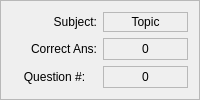
            <widget class="QFrame" name="frame_57">
             <property name="frameShape">
              <enum>QFrame::StyledPanel</enum>
             </property>
             <property name="frameShadow">
              <enum>QFrame::Raised</enum>
             </property>
             <layout class="QGridLayout" name="gridLayout_47">
              <item row="0" column="1">
               <widget class="QLabel" name="run_current_topic">
                <property name="maximumSize">
                 <size>
                  <width>107</width>
                  <height>20</height>
                 </size>
                </property>
                <property name="frameShape">
                 <enum>QFrame::StyledPanel</enum>
                </property>
                <property name="text">
                 <string>Topic</string>
                </property>
                <property name="alignment">
                 <set>Qt::AlignCenter</set>
                </property>
               </widget>
              </item>
              <item row="1" column="1">
               <widget class="QLabel" name="run_correctness">
                <property name="frameShape">
                 <enum>QFrame::StyledPanel</enum>
                </property>
                <property name="text">
                 <string>0</string>
                </property>
                <property name="alignment">
                 <set>Qt::AlignCenter</set>
                </property>
               </widget>
              </item>
              <item row="1" column="0">
               <widget class="QLabel" name="label_107">
                <property name="text">
                 <string>Correct Ans:</string>
                </property>
                <property name="alignment">
                 <set>Qt::AlignRight|Qt::AlignTrailing|Qt::AlignVCenter</set>
                </property>
               </widget>
              </item>
              <item row="0" column="0">
               <widget class="QLabel" name="label_104">
                <property name="text">
                 <string>Subject:</string>
                </property>
                <property name="alignment">
                 <set>Qt::AlignRight|Qt::AlignTrailing|Qt::AlignVCenter</set>
                </property>
               </widget>
              </item>
              <item row="2" column="0">
               <widget class="QLabel" name="label_111">
                <property name="text">
                 <string>Question #:</string>
                </property>
                <property name="alignment">
                 <set>Qt::AlignCenter</set>
                </property>
               </widget>
              </item>
              <item row="2" column="1">
               <widget class="QLabel" name="run_question_number">
                <property name="frameShape">
                 <enum>QFrame::StyledPanel</enum>
                </property>
                <property name="text">
                 <string>0</string>
                </property>
                <property name="alignment">
                 <set>Qt::AlignCenter</set>
                </property>
               </widget>
              </item>
             </layout>
            </widget>
